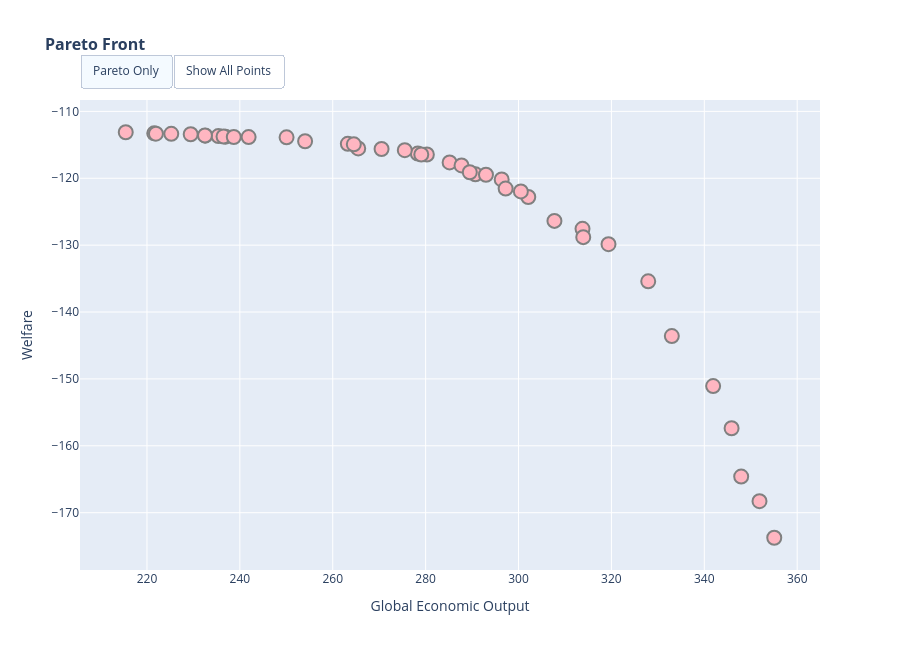

Source (notebook cell):
### Code cell
# Interactive plot with hover (Plotly)
if PLOTLY_AVAILABLE:
    fig_pareto_interactive = plot_pareto_front_interactive(df)
    fig_pareto_interactive.show()
else:
    print("Plotly not available, showing static plot")

# Static plot (matplotlib) - for saving
fig_pareto = plot_pareto_front(df, show_weights=False)
if SAVE_FIGURES:
    fig_pareto.savefig(OUTPUT_DIR / "pareto_front.png", dpi=FIGURE_DPI, bbox_inches='tight')
plt.show()

### Figure 1 — Plotly figure (JSON) as saved in the notebook; plotly's stock layout.template omitted (floating-point values rounded to 4 significant figures)
{"data": [{"customdata": ["Run: qzzd8jai<br>Weight: (0.00, 1.00)<br>global_economic_output: 201.31<br>welfare: -113.46", "Run: 57ui8wor<br>Weight: (0.05, 0.95)<br>global_economic_output: 203.10<br>welfare: -113.43", "Run: irp6bo7k<br>Weight: (0.10, 0.90)<br>global_economic_output: 206.09<br>welfare: -113.31", "Run: axt5r225<br>Weight: (0.35, 0.65)<br>global_economic_output: 220.48<br>welfare: -113.30", "Run: eq8lmnhu<br>Weight: (0.40, 0.60)<br>global_economic_output: 228.19<br>welfare: -113.56", "Run: pzea9fir<br>Weight: (0.25, 0.75)<br>global_economic_output: 218.46<br>welfare: -113.42", "Run: vgs5ihpr<br>Weight: (0.30, 0.70)<br>global_economic_output: 215.15<br>welfare: -113.28", "Run: ymqxg8ip<br>Weight: (0.20, 0.80)<br>global_economic_output: 212.31<br>welfare: -113.50", "Run: 8rnu79x8<br>Weight: (0.01, 0.99)<br>global_economic_output: 201.78<br>welfare: -113.37", "Run: u7cx2k84<br>Weight: (0.11, 0.89)<br>global_economic_output: 209.89<br>welfare: -113.22", "Run: 7xyxoa5c<br>Weight: (0.16, 0.84)<br>global_economic_output: 214.17<br>welfare: -113.34", "Run: v7xeuy16<br>Weight: (0.06, 0.94)<br>global_economic_output: 204.47<br>welfare: -113.34", "Run: 9wnw3et0<br>Weight: (0.26, 0.74)<br>global_economic_output: 214.96<br>welfare: -113.18", "Run: 2xxvu1fx<br>Weight: (0.31, 0.69)<br>global_economic_output: 222.42<br>welfare: -113.45", "Run: kewcb2f7<br>Weight: (0.21, 0.79)<br>global_economic_output: 218.11<br>welfare: -113.36", "Run: cr725c6f<br>Weight: (0.02, 0.98)<br>global_economic_output: 208.20<br>welfare: -113.23", "Run: eqs622yp<br>Weight: (0.12, 0.88)<br>global_economic_output: 205.94<br>welfare: -113.27", "Run: 1kf8fqc2<br>Weight: (0.17, 0.83)<br>global_economic_output: 213.62<br>welfare: -113.24", "Run: o7krwsev<br>Weight: (0.42, 0.58)<br>global_economic_output: 228.93<br>welfare: -113.57", "Run: vibyxj3m<br>Weight: (0.27, 0.73)<br>global_economic_output: 219.72<br>welfare: -113.38", "Run: 4yqcyjyp<br>Weight: (0.37, 0.63)<br>global_economic_output: 228.30<br>welfare: -113.55", "Run: 8w3npvxf<br>Weight: (0.07, 0.93)<br>global_economic_output: 207.13<br>welfare: -113.28", "Run: 58s6k39q<br>Weight: (0.32, 0.68)<br>global_economic_output: 221.94<br>welfare: -113.43", "Run: qvhktnys<br>Weight: (0.22, 0.78)<br>global_economic_output: 212.84<br>welfare: -113.29", "Run: 3qwsn9la<br>Weight: (0.03, 0.97)<br>global_economic_output: 204.16<br>welfare: -113.29", "Run: ehyjc057<br>Weight: (0.13, 0.87)<br>global_economic_output: 211.36<br>welfare: -113.25", "Run: 77oc49aw<br>Weight: (0.43, 0.57)<br>global_economic_output: 230.19<br>welfare: -113.66", "Run: b0kq2eoj<br>Weight: (0.18, 0.82)<br>global_economic_output: 213.85<br>welfare: -113.22", "Run: n2z8kw4m<br>Weight: (0.28, 0.72)<br>global_economic_output: 217.62<br>welfare: -113.38", "Run: ozehygj6<br>Weight: (0.48, 0.52)<br>global_economic_output: 237.85<br>welfare: -114.03", "Run: yj8gzt6o<br>Weight: (0.38, 0.62)<br>global_economic_output: 227.36<br>welfare: -113.57", "Run: j4w9xrux<br>Weight: (0.23, 0.77)<br>global_economic_output: 213.35<br>welfare: -113.33", "Run: qzwuvxz1<br>Weight: (0.08, 0.92)<br>global_economic_output: 202.99<br>welfare: -113.39", "Run: at0ah799<br>Weight: (0.14, 0.86)<br>global_economic_output: 210.65<br>welfare: -113.41", "Run: yguena3c<br>Weight: (0.04, 0.96)<br>global_economic_output: 203.65<br>welfare: -113.30", "Run: 6zk16on0<br>Weight: (0.19, 0.81)<br>global_economic_output: 214.64<br>welfare: -113.25", "Run: jz1w5zti<br>Weight: (0.39, 0.61)<br>global_economic_output: 230.74<br>welfare: -113.81", "Run: 9qoilmmx<br>Weight: (0.29, 0.71)<br>global_economic_output: 215.32<br>welfare: -113.42", "Run: 75lsgy1m<br>Weight: (0.24, 0.76)<br>global_economic_output: 217.91<br>welfare: -113.37", "Run: 9wju4dd7<br>Weight: (0.09, 0.91)<br>global_economic_output: 202.92<br>welfare: -113.56", "Run: 2gemcipg<br>Weight: (0.50, 0.50)<br>global_economic_output: 238.59<br>welfare: -113.97", "Run: n346m2ay<br>Weight: (0.55, 0.45)<br>global_economic_output: 248.61<br>welfare: -113.89", "Run: dal01wig<br>Weight: (0.82, 0.18)<br>global_economic_output: 300.28<br>welfare: -123.35", "Run: 4h0amlob<br>Weight: (0.77, 0.23)<br>global_economic_output: 292.76<br>welfare: -120.07", "Run: 9e1qbl47<br>Weight: (0.72, 0.28)<br>global_economic_output: 284.88<br>welfare: -117.66", "Run: tkrrli3v<br>Weight: (0.87, 0.13)<br>global_economic_output: 314.94<br>welfare: -130.06", "Run: a293q5c0<br>Weight: (0.92, 0.08)<br>global_economic_output: 326.87<br>welfare: -136.97", "Run: ee0uita6<br>Weight: (0.78, 0.22)<br>global_economic_output: 294.08<br>welfare: -120.22", "Run: fanzh0re<br>Weight: (0.53, 0.47)<br>global_economic_output: 244.71<br>welfare: -113.90", "Run: 84o449kq<br>Weight: (0.58, 0.42)<br>global_economic_output: 257.68<br>welfare: -115.02", "Run: k5xokjls<br>Weight: (0.89, 0.11)<br>global_economic_output: 326.58<br>welfare: -136.78", "Run: vx819zl4<br>Weight: (0.54, 0.46)<br>global_economic_output: 244.49<br>welfare: -114.15", "Run: apkxalyb<br>Weight: (0.59, 0.41)<br>global_economic_output: 260.99<br>welfare: -114.92", "Run: yeyisxw4<br>Weight: (0.65, 0.35)<br>global_economic_output: 272.88<br>welfare: -115.91", "Run: inohi5nx<br>Weight: (0.85, 0.15)<br>global_economic_output: 317.30<br>welfare: -130.39", "Run: yp1w9ugj<br>Weight: (0.90, 0.10)<br>global_economic_output: 326.57<br>welfare: -136.76", "Run: qiz2yzzo<br>Weight: (1.00, 0.00)<br>global_economic_output: 352.55<br>welfare: -176.53", "Run: xz8hixbg<br>Weight: (0.95, 0.05)<br>global_economic_output: 341.39<br>welfare: -153.73"], "hovertemplate": "%{customdata}<extra></extra>", "marker": {"color": "#ffb6c1", "line": {"color": "gray", "width": 1}, "opacity": 0.4, "size": 10, "symbol": "circle"}, "mode": "markers", "name": "UNKNOWN (dominated)", "type": "scatter", "visible": false, "x": [201.3, 203.1, 206.1, 220.5, 228.2, 218.5, 215.2, 212.3, 201.8, 209.9, 214.2, 204.5, 215.0, 222.4, 218.1, 208.2, 205.9, 213.6, 228.9, 219.7, 228.3, 207.1, 221.9, 212.8, 204.2, 211.4, 230.2, 213.8, 217.6, 237.8, 227.4, 213.3, 203.0, 210.6, 203.7, 214.6, 230.7, 215.3, 217.9, 202.9, 238.6, 248.6, 300.3, 292.8, 284.9, 314.9, 326.9, 294.1, 244.7, 257.7, 326.6, 244.5, 261.0, 272.9, 317.3, 326.6, 352.6, 341.4], "y": [-113.5, -113.4, -113.3, -113.3, -113.6, -113.4, -113.3, -113.5, -113.4, -113.2, -113.3, -113.3, -113.2, -113.4, -113.4, -113.2, -113.3, -113.2, -113.6, -113.4, -113.6, -113.3, -113.4, -113.3, -113.3, -113.2, -113.7, -113.2, -113.4, -114.0, -113.6, -113.3, -113.4, -113.4, -113.3, -113.2, -113.8, -113.4, -113.4, -113.6, -114.0, -113.9, -123.3, -120.1, -117.7, -130.1, -137.0, -120.2, -113.9, -115.0, -136.8, -114.2, -114.9, -115.9, -130.4, -136.8, -176.5, -153.7]}, {"customdata": ["Run: yu7tp49v<br>Weight: (0.15, 0.85)<br>global_economic_output: 215.43<br>welfare: -113.12", "Run: n08ukoah<br>Weight: (0.45, 0.55)<br>global_economic_output: 232.56<br>welfare: -113.63", "Run: ssis8r50<br>Weight: (0.41, 0.59)<br>global_economic_output: 229.42<br>welfare: -113.42", "Run: yvdklmgf<br>Weight: (0.46, 0.54)<br>global_economic_output: 235.39<br>welfare: -113.69", "Run: ip5u3a44<br>Weight: (0.36, 0.64)<br>global_economic_output: 225.23<br>welfare: -113.36", "Run: 463vdiyv<br>Weight: (0.47, 0.53)<br>global_economic_output: 236.92<br>welfare: -113.78", "Run: xvzhcpz7<br>Weight: (0.33, 0.67)<br>global_economic_output: 221.56<br>welfare: -113.28", "Run: dzghc442<br>Weight: (0.44, 0.56)<br>global_economic_output: 232.49<br>welfare: -113.59", "Run: bgmsp6yj<br>Weight: (0.49, 0.51)<br>global_economic_output: 236.49<br>welfare: -113.75", "Run: a0otnyap<br>Weight: (0.34, 0.66)<br>global_economic_output: 221.93<br>welfare: -113.34", "Run: 7dw3pzzu<br>Weight: (0.60, 0.40)<br>global_economic_output: 263.25<br>welfare: -114.85", "Run: 1e0pajww<br>Weight: (0.71, 0.29)<br>global_economic_output: 280.27<br>welfare: -116.44", "Run: j89sp1b2<br>Weight: (0.76, 0.24)<br>global_economic_output: 296.37<br>welfare: -120.18", "Run: w0muh3ww<br>Weight: (0.66, 0.34)<br>global_economic_output: 278.31<br>welfare: -116.30", "Run: twkbca90<br>Weight: (0.91, 0.09)<br>global_economic_output: 327.92<br>welfare: -135.41", "Run: u04jrc6k<br>Weight: (0.81, 0.19)<br>global_economic_output: 302.10<br>welfare: -122.80", "Run: wndc9wt0<br>Weight: (0.86, 0.14)<br>global_economic_output: 313.78<br>welfare: -127.56", "Run: bgj65xgd<br>Weight: (0.96, 0.04)<br>global_economic_output: 345.87<br>welfare: -157.38", "Run: 1b13r2z4<br>Weight: (0.51, 0.49)<br>global_economic_output: 238.70<br>welfare: -113.83", "Run: 10memxrb<br>Weight: (0.56, 0.44)<br>global_economic_output: 250.06<br>welfare: -113.88", "Run: g6uxzl6h<br>Weight: (0.61, 0.39)<br>global_economic_output: 265.49<br>welfare: -115.54", "Run: 42kcgvio<br>Weight: (0.67, 0.33)<br>global_economic_output: 279.07<br>welfare: -116.44", "Run: llz2o3j6<br>Weight: (0.97, 0.03)<br>global_economic_output: 351.88<br>welfare: -168.28", "Run: lh84x0te<br>Weight: (0.52, 0.48)<br>global_economic_output: 241.89<br>welfare: -113.84", "Run: v0jzfea1<br>Weight: (0.57, 0.43)<br>global_economic_output: 254.05<br>welfare: -114.46", "Run: frkmosdl<br>Weight: (0.62, 0.38)<br>global_economic_output: 264.54<br>welfare: -114.93", "Run: kzqkiffj<br>Weight: (0.68, 0.32)<br>global_economic_output: 285.16<br>welfare: -117.63", "Run: tfftiygf<br>Weight: (0.83, 0.17)<br>global_economic_output: 307.73<br>welfare: -126.37", "Run: oop6f03x<br>Weight: (0.88, 0.12)<br>global_economic_output: 313.94<br>welfare: -128.80", "Run: m9efxfo3<br>Weight: (0.73, 0.27)<br>global_economic_output: 290.71<br>welfare: -119.41", "Run: cfp3fsca<br>Weight: (0.98, 0.02)<br>global_economic_output: 355.06<br>welfare: -173.75", "Run: fny11uer<br>Weight: (0.93, 0.07)<br>global_economic_output: 333.01<br>welfare: -143.60", "Run: rhtbg924<br>Weight: (0.64, 0.36)<br>global_economic_output: 270.51<br>welfare: -115.62", "Run: q1tueuzv<br>Weight: (0.69, 0.31)<br>global_economic_output: 287.73<br>welfare: -118.08", "Run: 31qzuhl6<br>Weight: (0.84, 0.16)<br>global_economic_output: 319.37<br>welfare: -129.85", "Run: czrb71db<br>Weight: (0.99, 0.01)<br>global_economic_output: 347.94<br>welfare: -164.60", "Run: iz2onxdo<br>Weight: (0.79, 0.21)<br>global_economic_output: 297.22<br>welfare: -121.54", "Run: ople5p4a<br>Weight: (0.74, 0.26)<br>global_economic_output: 289.51<br>welfare: -119.10", "Run: s19a6bcf<br>Weight: (0.94, 0.06)<br>global_economic_output: 341.90<br>welfare: -151.07", "Run: 2zszm0n3<br>Weight: (0.70, 0.30)<br>global_economic_output: 275.51<br>welfare: -115.79", "Run: iv1qym33<br>Weight: (0.80, 0.20)<br>global_economic_output: 300.50<br>welfare: -121.96", "Run: i3e8qr14<br>Weight: (0.75, 0.25)<br>global_economic_output: 292.99<br>welfare: -119.48"], "hovertemplate": "%{customdata}<extra></extra>", "marker": {"color": "#ffb6c1", "line": {"color": "gray", "width": 2}, "size": 14, "symbol": "circle"}, "mode": "markers", "name": "UNKNOWN (Pareto)", "type": "scatter", "x": [215.4, 232.6, 229.4, 235.4, 225.2, 236.9, 221.6, 232.5, 236.5, 221.9, 263.2, 280.3, 296.4, 278.3, 327.9, 302.1, 313.8, 345.9, 238.7, 250.1, 265.5, 279.1, 351.9, 241.9, 254.0, 264.5, 285.2, 307.7, 313.9, 290.7, 355.1, 333.0, 270.5, 287.7, 319.4, 347.9, 297.2, 289.5, 341.9, 275.5, 300.5, 293.0], "y": [-113.1, -113.6, -113.4, -113.7, -113.4, -113.8, -113.3, -113.6, -113.8, -113.3, -114.8, -116.4, -120.2, -116.3, -135.4, -122.8, -127.6, -157.4, -113.8, -113.9, -115.5, -116.4, -168.3, -113.8, -114.5, -114.9, -117.6, -126.4, -128.8, -119.4, -173.7, -143.6, -115.6, -118.1, -129.8, -164.6, -121.5, -119.1, -151.1, -115.8, -122.0, -119.5]}], "layout": {"height": 650, "hovermode": "closest", "legend": {"x": 0.98, "xanchor": "right", "y": 0.98, "yanchor": "bottom"}, "title": {"font": {"size": 16, "weight": "bold"}, "text": "Pareto Front"}, "updatemenus": [{"buttons": [{"args": [{"visible": [false, true]}], "label": "Pareto Only", "method": "update"}, {"args": [{"visible": [true, true]}], "label": "Show All Points", "method": "update"}], "direction": "left", "pad": {"r": 10, "t": 10}, "showactive": true, "type": "buttons", "x": 0, "xanchor": "left", "y": 1.12, "yanchor": "top"}], "width": 900, "xaxis": {"title": {"text": "Global Economic Output"}}, "yaxis": {"title": {"text": "Welfare"}}}}
